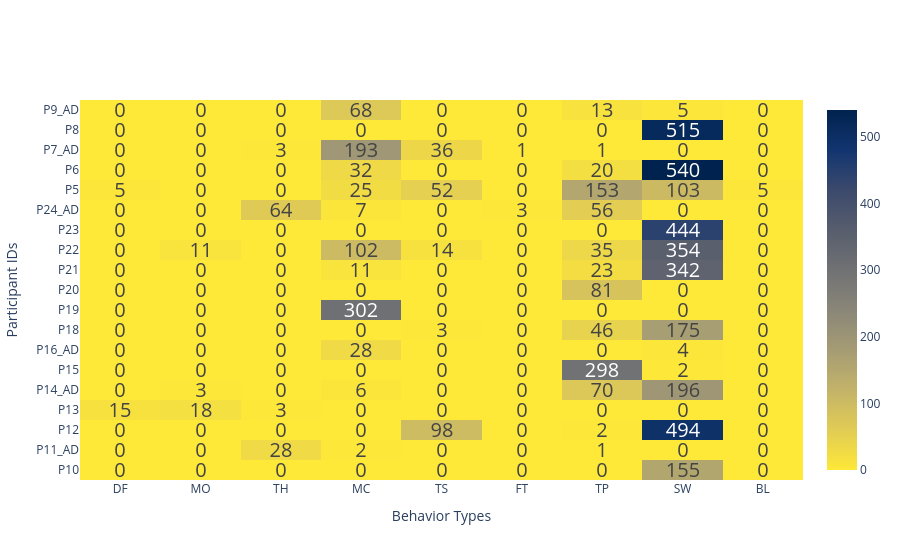

Notebook source saved alongside this figure:
### Code cell
print("Activity 2")
plot_heatmap(result_A2)

### Figure 1 — Plotly figure (JSON) as saved in the notebook; plotly's stock layout.template omitted (floating-point values rounded to 4 significant figures; data arrays with more than 128 entries replaced by an {"elided": "..."} marker saying what was removed)
{"data": [{"colorscale": [[0, "#fee838"], [0.1111, "#e1cc55"], [0.2222, "#c3b369"], [0.3333, "#a59c74"], [0.4444, "#8a8678"], [0.5556, "#707173"], [0.6667, "#575d6d"], [0.7778, "#3b496c"], [0.8889, "#123570"], [1, "#00224e"]], "hovertemplate": "<b>%{y}</b><br><b>%{x}</b>: %{z}<extra></extra>", "showscale": true, "text": {"elided": "19x9 int values"}, "textfont": {"size": 20}, "texttemplate": "%{text}", "type": "heatmap", "x": ["DF", "MO", "TH", "MC", "TS", "FT", "TP", "SW", "BL"], "y": ["P10", "P11_AD", "P12", "P13", "P14_AD", "P15", "P16_AD", "P18", "P19", "P20", "P21", "P22", "P23", "P24_AD", "P5", "P6", "P7_AD", "P8", "P9_AD"], "z": {"elided": "19x9 int values"}}], "layout": {"autosize": true, "font": {"size": 12}, "plot_bgcolor": "rgba(0, 0, 0, 0)", "xaxis": {"autorange": true, "gridcolor": "black", "range": [-0.5, 8.5], "showgrid": true, "title": {"text": "Behavior Types"}, "type": "category"}, "yaxis": {"autorange": true, "gridcolor": "black", "range": [-0.5, 18.5], "showgrid": true, "title": {"text": "Participant IDs"}, "type": "category"}}}
